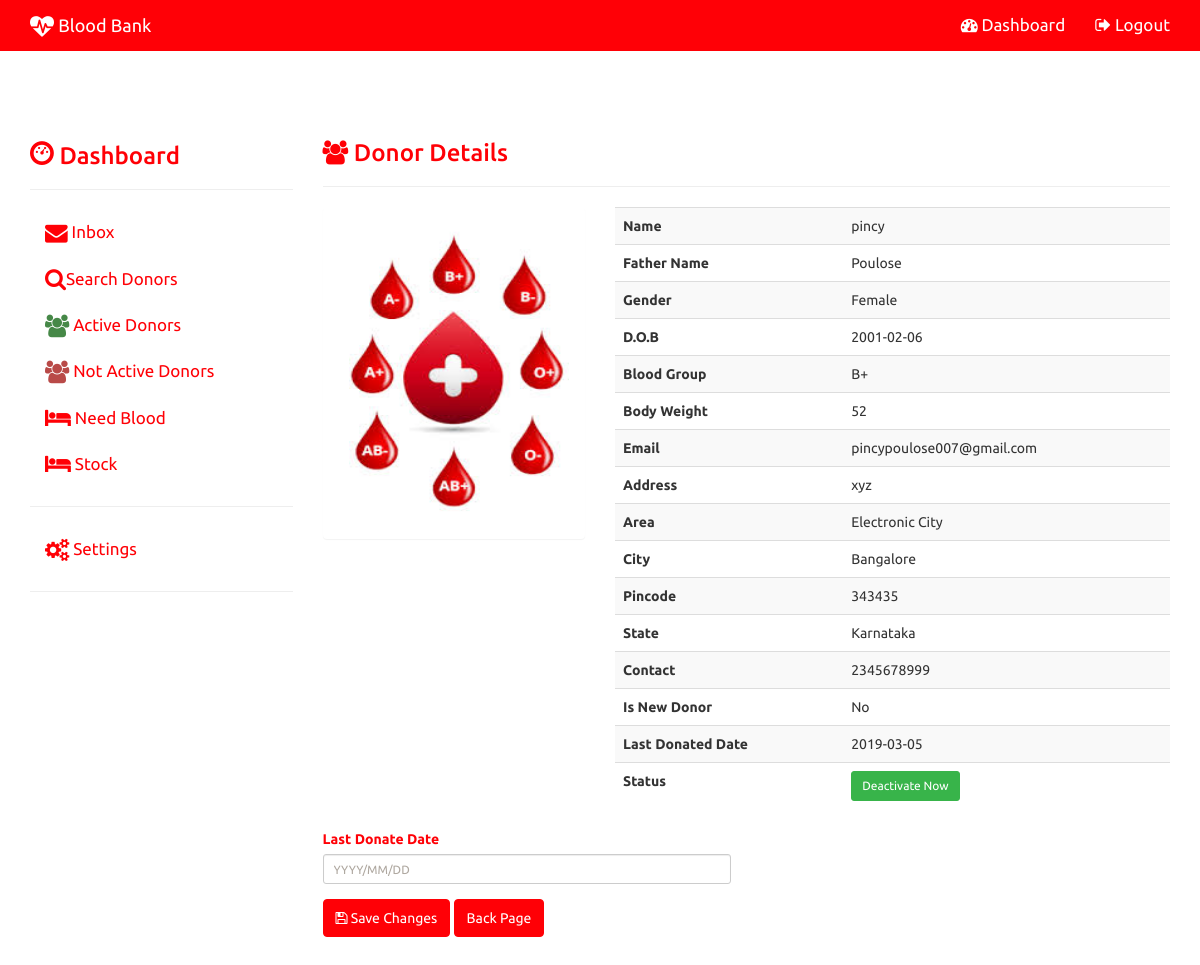
Page /admin_view_donor.php?id=36 (signed in) on the committed database.
### tables this page shows
CREATE TABLE `blood_donor` (
  `DONOR_ID` int(11) NOT NULL,
  `NAME` varchar(150) NOT NULL,
  `FATHER_NAME` varchar(150) NOT NULL,
  `GENDER` varchar(150) NOT NULL,
  `DOB` date NOT NULL,
  `BLOOD` varchar(150) NOT NULL,
  `BODY_WEIGHT` int(11) NOT NULL,
  `EMAIL` varchar(150) NOT NULL,
  `ADDRESS` text NOT NULL,
  `AREA` varchar(150) NOT NULL,
  `CITY` varchar(150) NOT NULL,
  `PINCODE` int(6) NOT NULL,
  `STATE` varchar(150) NOT NULL,
  `COUNTRY` varchar(150) NOT NULL,
  `CONTACT` varchar(150) NOT NULL,
  `VOLUNTARY` text NOT NULL,
  `VOLUNTARY_GROUP` text NOT NULL,
  `NEW_DONOR` varchar(150) NOT NULL,
  `LAST_D_DATE` date NOT NULL,
  `DONOR_PIC` varchar(150) NOT NULL,
  `STATUS` int(11) NOT NULL
);

### admin_view_donor.php (the view, shortened to what this page needs)
<?php
include("config.php");
?>
<!DOCTYPE html>
<html lang="en">
	<head>
			<?php include("admin_head.php");?>
	</head>
	<body>
<?php include("admin_topnav.php"); ?>
<div class="container"  style='margin-top:70px'>
	<div class="row">
		<div class="col-sm-3">
			<?php include("admin_side_nav.php");?>
		</div>
		<div class="col-sm-9" >
			<h3 class='text-primary'><i class="fa fa-users"></i> Donor Details </h3><hr>
		<div class="row">
		<?php
		if(isset($_GET["id"]))
		{
			$sql="SELECT * FROM blood_donor WHERE DONOR_ID=".$_GET["id"];
			$result=$con->query($sql);
			if($result->num_rows>0)
			{
				$row=$result->fetch_assoc();
		?>
		<div class="col-md-4">
					<div class="panel">
					<div class="panel-body">
					<img src="<?php echo $row["DONOR_PIC"];?>" class="image-rounded" height="300px" width="100%">
			</div>
			</div>
		</div>
		<div class="col-md-8">
		<table class="table table-striped">
			<tr>
				<th>Name</th>
				<td><?php echo $row["NAME"];?></td>
			</tr>
			<tr>
				<th>Father Name</th>
				<td><?php echo $row["FATHER_NAME"];?></td>
			</tr>
			<tr>
				<th>Gender</th>
				<td><?php echo $row["GENDER"];?></td>
			</tr>
			<tr>
				<th>D.O.B</th>
				<td><?php echo $row["DOB"];?></td>
			</tr>
			<tr>
				<th>Blood Group</th>
				<td><?php echo $row["BLOOD"];?></td>
			</tr>
			<tr>
				<th>Body Weight</th>
				<td><?php echo $row["BODY_WEIGHT"];?></td>
			</tr>
			<tr>
				<th>Email</th>
				<td><?php echo $row["EMAIL"];?></td>
			</tr>
			<tr>
				<th>Address</th>
				<td><?php echo $row["ADDRESS"];?></td>
			</tr>
			<tr>
				<th>Area</th>
				<td><?php echo $row["AREA"];?></td>
			</tr>
			<tr>
				<th>City</th>
				<td><?php echo $row["CITY"];?></td>
			</tr>
			<tr>
				<th>Pincode</th>
				<td><?php echo $row["PINCODE"];?></td>
			</tr>
			<tr>
				<th>State</th>
				<td><?php echo $row["STATE"];?></td>
			</tr>
			<tr>
				<th>Contact</th>
				<td><?php echo $row["CONTACT"];?></td>
			</tr>
			<tr>
				<th>Is New Donor</th>
				<td><?php echo $row["NEW_DONOR"];?></td>
			</tr>
			<tr>
				<th>Last Donated Date</th>
				<td><?php echo $row["LAST_D_DATE"];?></td>
			</tr>
			<tr>
				<th>Status</th>
				<td><?php
					$status=$row["STATUS"];
					if($status==0)
					{
						echo'<a href="admin_activate.php?id='.$row["DONOR_ID"].'" class="btn btn-sm btn-danger">Activate Now</a>';
					}
					else
					{
							echo'<a href="admin_deactivate.php?id='.$row["DONOR_ID"].'" class="btn btn-sm btn-success">Deactivate Now</a>';
					}
				?></td>
			</tr>
		</table>
		</div>
		<?php
			}
		}
		else
		{
		echo "<script>window.open('admin_donor.php','_self');</script>";
		}
		?>
		<form class="col-md-6" method="post" action="update_last.php">
			<div class="form-group">
				<label class="control-label text-primary" for="ldata">Last Donate Date</label>
				<input type="text"  placeholder="YYYY/MM/DD" required id="ldata" name="ldata"  class="form-control input-sm DATES">
			</div>
			<button class="btn btn-primary"><i class="fa fa-save"></i> Save Changes</button>
			<a href='admin_adonor.php' class='btn btn-primary '>Back Page</a>
		</form>
		</div>
		</div>
	</div>
</div>
	</body>
</html>

### admin_head.php (shortened to what this page needs)
<link href="css/bootstrap.min.css" rel="stylesheet">
<link href="css/jquery-ui.css" rel="stylesheet">
<link href="css/modern-business.css" rel="stylesheet">
<link href="font-awesome/css/font-awesome.min.css" rel="stylesheet" type="text/css">

### admin_topnav.php (shortened to what this page needs)
<nav class="navbar navbar-default 	 navbar-fixed-top" role="navigation">
    <div class="container">
        <div class="navbar-header">
            <a class="navbar-brand" href="index.php"><i class="fa fa-heartbeat fa-lg"></i> Blood Bank</a>
        </div>
        <div class="collapse navbar-collapse" id="bs-example-navbar-collapse-1">
            <ul class="nav navbar-nav navbar-right">
  <li><a href="admin_front.php"><i class="fa fa-dashboard"></i> Dashboard</a></li>
                 <li><a href="admin_logout.php"><i class="fa fa-sign-out"></i> Logout</a></li>
            </ul>
        </div>
    </div>
</nav>

### admin_side_nav.php (shortened to what this page needs)
<?php
$sql="SELECT * FROM messages WHERE STATUS=1";
$result=$con->query($sql);
$n=$result->num_rows;
if($n!=0)
{
	$mes='<span class="badge pull-right">'.$n.' Unread</span>';
}
else
{
	$mes="";
}
?>
<h3 class="text-primary"><i class="glyphicon glyphicon-dashboard"></i> Dashboard</h3>
<hr>
<ul class="nav nav-stacked">
	<li><a href="admin_inbox.php"><i class="fa fa-envelope fa-lg"></i> Inbox <?php echo $mes;?></a></li>
	<li><a href="admin_donor.php"><i class="fa fa-search fa-lg"></i>Search Donors</a></li>
	<li><a href="admin_adonor.php"><i class="fa fa-users fa-lg text-success"></i> Active Donors</a></li>
	<li><a href="admin_ndonor.php"><i class="fa fa-users fa-lg text-danger"></i> Not Active Donors</a></li>
	<li><a href="admin_need_blood.php"><i class="fa fa-bed fa-lg"></i> Need Blood</a></li>
	<li><a href="admin_stock.php"><i class="fa fa-bed fa-lg"></i> Stock</a></li>
	<hr>
	<li><a href="#add" data-toggle="collapse" ><i class="fa fa-cogs fa-lg"></i> Settings</a></li>
</ul>
<hr>

### css/modern-business.css (style rules this page uses)
html, body { height: 100%; }
body { padding-top: 50px; }
p,li { font-size:17px; }
.navbar-default,.panel-heading,.btn-primary { background-color:#ff0006 !important; border-color:#ff0006 !important; }
.text-primary { color:#ff0006 !important; }
.nav-stacked a { color:#ff0006 !important; }

### rows in the picture
blood_donor: DONOR_PIC (picture), NAME "pincy", FATHER_NAME "Poulose", GENDER "Female", DOB "2001-02-06", BLOOD "B+", BODY_WEIGHT "52", EMAIL "pincypoulose007@gmail.com", ADDRESS "xyz", AREA "Electronic City", CITY "Bangalore", PINCODE "343435", STATE "Karnataka", CONTACT "2345678999", NEW_DONOR "No", LAST_D_DATE "2019-03-05"
